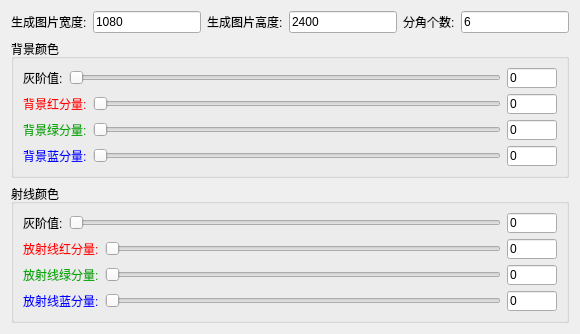
        <widget class="QWidget" name="tab_8">
         <attribute name="title">
          <string>放射图</string>
         </attribute>
         <layout class="QGridLayout" name="gridLayout_23">
          <item row="0" column="0">
           <layout class="QVBoxLayout" name="verticalLayout_22">
            <item>
             <layout class="QHBoxLayout" name="horizontalLayout_116">
              <item>
               <layout class="QHBoxLayout" name="horizontalLayout_98">
                <item>
                 <widget class="QLabel" name="label_97">
                  <property name="text">
                   <string>生成图片宽度:</string>
                  </property>
                 </widget>
                </item>
                <item>
                 <widget class="QLineEdit" name="Type8_width">
                  <property name="text">
                   <string>1080</string>
                  </property>
                 </widget>
                </item>
               </layout>
              </item>
              <item>
               <layout class="QHBoxLayout" name="horizontalLayout_90">
                <item>
                 <widget class="QLabel" name="label_89">
                  <property name="text">
                   <string>生成图片高度:</string>
                  </property>
                 </widget>
                </item>
                <item>
                 <widget class="QLineEdit" name="Type8_height">
                  <property name="text">
                   <string>2400</string>
                  </property>
                 </widget>
                </item>
               </layout>
              </item>
              <item>
               <layout class="QHBoxLayout" name="horizontalLayout_92">
                <item>
                 <widget class="QLabel" name="label_91">
                  <property name="text">
                   <string>分角个数:</string>
                  </property>
                 </widget>
                </item>
                <item>
                 <widget class="QLineEdit" name="Type8_angle_num">
                  <property name="text">
                   <string>6</string>
                  </property>
                 </widget>
                </item>
               </layout>
              </item>
             </layout>
            </item>
            <item>
             <widget class="QGroupBox" name="groupBox_11">
              <property name="title">
               <string>背景颜色</string>
              </property>
              <layout class="QGridLayout" name="gridLayout_21">
               <item row="0" column="0">
                <layout class="QVBoxLayout" name="verticalLayout_20">
                 <item>
                  <layout class="QHBoxLayout" name="horizontalLayout_22">
                   <item>
                    <widget class="QLabel" name="label_20">
                     <property name="text">
                      <string>灰阶值:</string>
                     </property>
                    </widget>
                   </item>
                   <item>
                    <widget class="QSlider" name="Type8_back_gray">
                     <property name="maximum">
                      <number>255</number>
                     </property>
                     <property name="orientation">
                      <enum>Qt::Horizontal</enum>
                     </property>
                    </widget>
                   </item>
                   <item>
                    <widget class="QLineEdit" name="Type8_back_gray_val">
                     <property name="maximumSize">
                      <size>
                       <width>50</width>
                       <height>20</height>
                      </size>
                     </property>
                     <property name="text">
                      <string>0</string>
                     </property>
                    </widget>
                   </item>
                  </layout>
                 </item>
                 <item>
                  <layout class="QHBoxLayout" name="horizontalLayout_97">
                   <item>
                    <widget class="QLabel" name="label_96">
                     <property name="styleSheet">
                      <string notr="true">color: rgb(255, 0, 0);</string>
                     </property>
                     <property name="text">
                      <string>背景红分量:</string>
                     </property>
                    </widget>
                   </item>
                   <item>
                    <widget class="QSlider" name="Type8_back_r">
                     <property name="maximum">
                      <number>255</number>
                     </property>
                     <property name="orientation">
                      <enum>Qt::Horizontal</enum>
                     </property>
                    </widget>
                   </item>
                   <item>
                    <widget class="QLineEdit" name="Type8_back_r_val">
                     <property name="maximumSize">
                      <size>
                       <width>50</width>
                       <height>20</height>
                      </size>
                     </property>
                     <property name="text">
                      <string>0</string>
                     </property>
                    </widget>
                   </item>
                  </layout>
                 </item>
                 <item>
                  <layout class="QHBoxLayout" name="horizontalLayout_96">
                   <item>
                    <widget class="QLabel" name="label_95">
                     <property name="styleSheet">
                      <string notr="true">color: rgb(0, 170, 0);</string>
                     </property>
                     <property name="text">
                      <string>背景绿分量:</string>
                     </property>
                    </widget>
                   </item>
                   <item>
                    <widget class="QSlider" name="Type8_back_g">
                     <property name="maximum">
                      <number>255</number>
                     </property>
                     <property name="orientation">
                      <enum>Qt::Horizontal</enum>
                     </property>
                    </widget>
                   </item>
                   <item>
                    <widget class="QLineEdit" name="Type8_back_g_val">
                     <property name="maximumSize">
                      <size>
                       <width>50</width>
                       <height>20</height>
                      </size>
                     </property>
                     <property name="text">
                      <string>0</string>
                     </property>
                    </widget>
                   </item>
                  </layout>
                 </item>
                 <item>
                  <layout class="QHBoxLayout" name="horizontalLayout_94">
                   <item>
                    <widget class="QLabel" name="label_93">
                     <property name="styleSheet">
                      <string notr="true">color: rgb(0, 0, 255);</string>
                     </property>
                     <property name="text">
                      <string>背景蓝分量:</string>
                     </property>
                    </widget>
                   </item>
                   <item>
                    <widget class="QSlider" name="Type8_back_b">
                     <property name="maximum">
                      <number>255</number>
                     </property>
                     <property name="orientation">
                      <enum>Qt::Horizontal</enum>
                     </property>
                    </widget>
                   </item>
                   <item>
                    <widget class="QLineEdit" name="Type8_back_b_val">
                     <property name="maximumSize">
                      <size>
                       <width>50</width>
                       <height>20</height>
                      </size>
                     </property>
                     <property name="text">
                      <string>0</string>
                     </property>
                    </widget>
                   </item>
                  </layout>
                 </item>
                </layout>
               </item>
              </layout>
             </widget>
            </item>
            <item>
             <widget class="QGroupBox" name="groupBox_12">
              <property name="title">
               <string>射线颜色</string>
              </property>
              <layout class="QGridLayout" name="gridLayout_22">
               <item row="0" column="0">
                <layout class="QVBoxLayout" name="verticalLayout_21">
                 <item>
                  <layout class="QHBoxLayout" name="horizontalLayout_21">
                   <item>
                    <widget class="QLabel" name="label_19">
                     <property name="text">
                      <string>灰阶值:</string>
                     </property>
                    </widget>
                   </item>
                   <item>
                    <widget class="QSlider" name="Type8_line_gray">
                     <property name="maximum">
                      <number>255</number>
                     </property>
                     <property name="orientation">
                      <enum>Qt::Horizontal</enum>
                     </property>
                    </widget>
                   </item>
                   <item>
                    <widget class="QLineEdit" name="Type8_line_gray_val">
                     <property name="maximumSize">
                      <size>
                       <width>50</width>
                       <height>20</height>
                      </size>
                     </property>
                     <property name="text">
                      <string>0</string>
                     </property>
                    </widget>
                   </item>
                  </layout>
                 </item>
                 <item>
                  <layout class="QHBoxLayout" name="horizontalLayout_91">
                   <item>
                    <widget class="QLabel" name="label_90">
                     <property name="styleSheet">
                      <string notr="true">color: rgb(255, 0, 0);</string>
                     </property>
                     <property name="text">
                      <string>放射线红分量:</string>
                     </property>
                    </widget>
                   </item>
                   <item>
                    <widget class="QSlider" name="Type8_line_r">
                     <property name="maximum">
                      <number>255</number>
                     </property>
                     <property name="orientation">
                      <enum>Qt::Horizontal</enum>
                     </property>
                    </widget>
                   </item>
                   <item>
                    <widget class="QLineEdit" name="Type8_line_r_val">
                     <property name="maximumSize">
                      <size>
                       <width>50</width>
                       <height>20</height>
                      </size>
                     </property>
                     <property name="text">
                      <string>0</string>
                     </property>
                    </widget>
                   </item>
                  </layout>
                 </item>
                 <item>
                  <layout class="QHBoxLayout" name="horizontalLayout_95">
                   <item>
                    <widget class="QLabel" name="label_94">
                     <property name="styleSheet">
                      <string notr="true">color: rgb(0, 170, 0);</string>
                     </property>
                     <property name="text">
                      <string>放射线绿分量:</string>
                     </property>
                    </widget>
                   </item>
                   <item>
                    <widget class="QSlider" name="Type8_line_g">
                     <property name="maximum">
                      <number>255</number>
                     </property>
                     <property name="orientation">
                      <enum>Qt::Horizontal</enum>
                     </property>
                    </widget>
                   </item>
                   <item>
                    <widget class="QLineEdit" name="Type8_line_g_val">
                     <property name="maximumSize">
                      <size>
                       <width>50</width>
                       <height>20</height>
                      </size>
                     </property>
                     <property name="text">
                      <string>0</string>
                     </property>
                    </widget>
                   </item>
                  </layout>
                 </item>
                 <item>
                  <layout class="QHBoxLayout" name="horizontalLayout_93">
                   <item>
                    <widget class="QLabel" name="label_92">
                     <property name="styleSheet">
                      <string notr="true">color: rgb(0, 0, 255);</string>
                     </property>
                     <property name="text">
                      <string>放射线蓝分量:</string>
                     </property>
                    </widget>
                   </item>
                   <item>
                    <widget class="QSlider" name="Type8_line_b">
                     <property name="maximum">
                      <number>255</number>
                     </property>
                     <property name="orientation">
                      <enum>Qt::Horizontal</enum>
                     </property>
                    </widget>
                   </item>
                   <item>
                    <widget class="QLineEdit" name="Type8_line_b_val">
                     <property name="maximumSize">
                      <size>
                       <width>50</width>
                       <height>20</height>
                      </size>
                     </property>
                     <property name="text">
                      <string>0</string>
                     </property>
                    </widget>
                   </item>
                  </layout>
                 </item>
                </layout>
               </item>
              </layout>
             </widget>
            </item>
           </layout>
          </item>
         </layout>
        </widget>
